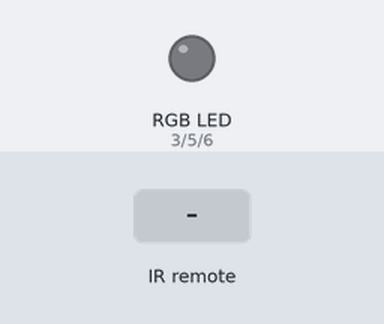
A program run on a simulated Arduino Uno, built with avr-gcc and run on an emulated ATmega328P. Parts: an RGB LED mixed from three pins (HIGH = lit). The test bench sets the inputs (shaded band). Dim RGB values are drawn brighter than linear.

Above: at 1.2 s.
1.3 s: infrared code 0xE0E0A659 received
At 2.7 s:
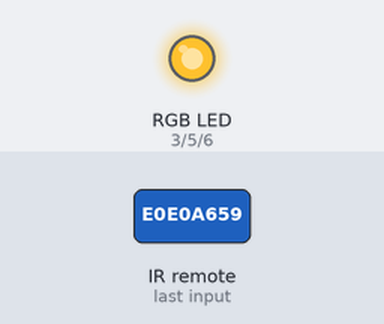
4.3 s: infrared code 0xE0E046B9 received
At 6.2 s:
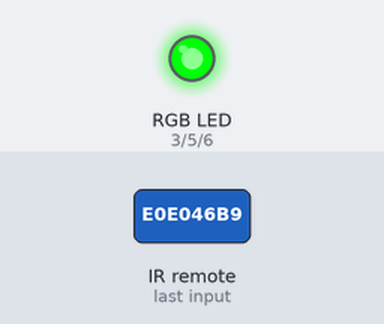
7.3 s: infrared code 0xE0E016E9 received
At 7.47 s:
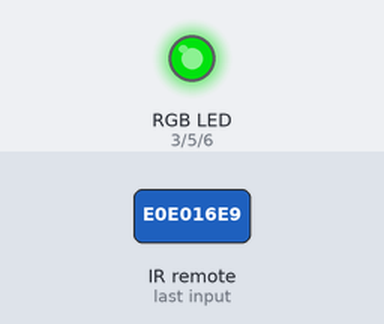
10.3 s: infrared code 0xE0E006F9 received
At 10.47 s:
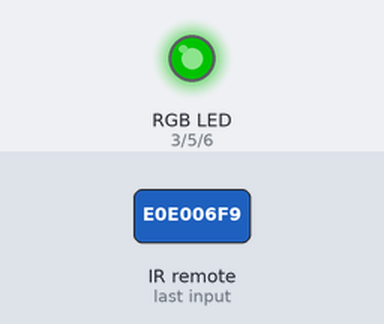
13.3 s: infrared code 0xE0E046B9 received
At 14.2 s:
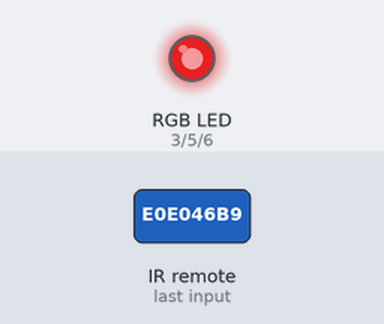
Timing chart, 0 to 16.3 s (numbered marks = the images above; inputs shaded):
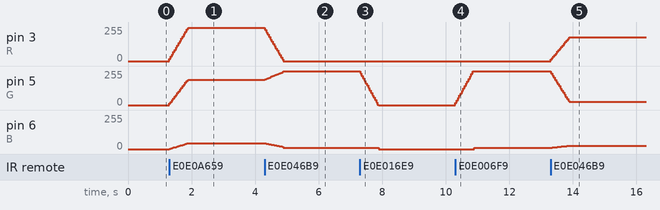

The program:

main.cpp
```cpp
#include <Arduino.h>
#include <IRremote.h>

// лево E0E0A659
// право E0E046B9
// вверх E0E006F9
// вниз E0E08679

class RGBLed
{
  public:
    // Пины
    int R;
    int G;
    int B;
    int W;

    bool _state;                  // Состояние вкыл-выкл
    int _color[3];                // Текущий цвет
    String _colorHEX = "#9c27b0"; // Текущий цвет в HEX
    int _bright;                  // Яркость
    int _brightMIN = 1;           // Яркость
    int _brightMAX = 5;           // Яркость

    // Анимация
    bool _animStat = 1;  //Включена ли анимация
    int _animFrame = 14; // Количество "кадров". Влияет на плавность
    int _animTime = 600; // Время анимации

    // Инициализация
    void init(int pinR, int pinG, int pinB, int pinW)
    {
        R = pinR;
        G = pinG;
        B = pinB;
        W = pinW;
        _state = 1;
        _bright = 5;
    };

    // Включение-выключение
    void swich()
    {
        if (!_state)
        {
            on();
        }
        else
        {
            off();
        }


    }

    void on()
    {
        _state = 1;
        setColor(_colorHEX);
    }

    void off()
    {
        _state = 0;
        setColor("#000000");
    }

    // Установка яркости
    void setBright(int bright)
    {
        _bright = bright;


        setColor(_colorHEX);
    }

    void upBright()
    {


        if (_bright + 1 >= _brightMAX)
        {
            _bright = _brightMAX;
            setBright(_brightMAX);
        }
        else
        {
            _bright = _bright + 1;
            setBright(_bright);
        }
    }

    void downBright()
    {
        if (_bright - 1 <= 1)
        {
            _bright = 1;
            setBright(1);
        }
        else
        {
            _bright = _bright - 1;
            setBright(_bright);
        }
    }

    // Преобразование цвета из HEX в RGB
    void HEXtoRGB(String colorHex)
    {
        if (colorHex != "#000000")
        {
            _colorHEX = colorHex;
        }
        long number = (long)strtol(&colorHex[1], NULL, 16);
        _color[0] = number >> 16;
        _color[1] = number >> 8 & 0xFF;
        _color[2] = number & 0xFF;

        // Установка цвета с учетом яркости;
        _color[0] = (_color[0] / _brightMAX) * _bright;
        _color[1] = (_color[1] / _brightMAX) * _bright;
        _color[2] = (_color[2] / _brightMAX) * _bright;
    }

    // Установка заданого цвета
    void setColor(String color)
    {

        if (_animStat)
        {
            int _rFROM = _color[0];
            int _gFROM = _color[1];
            int _bFROM = _color[2];

            HEXtoRGB(color);

            int _rTO = _color[0];
            int _gTO = _color[1];
            int _bTO = _color[2];

            int _rDELTA = _rFROM - _rTO;
            int _gDELTA = _gFROM - _gTO;
            int _bDELTA = _bFROM - _bTO;


            for (int i = 1; i <= _animFrame; i++)
            {
                analogWrite(R, _rFROM - round(round(_rDELTA / _animFrame) * i));
                analogWrite(G, _gFROM - round(round(_gDELTA / _animFrame) * i));
                analogWrite(B, _bFROM - round(round(_bDELTA / _animFrame) * i));
                delay(_animTime / _animFrame);
            }

            analogWrite(R, _color[0]);
            analogWrite(G, _color[1]);
            analogWrite(B, _color[2]);
        }
        else
        {
            HEXtoRGB(color);
            analogWrite(R, _color[0]);
            analogWrite(G, _color[1]);
            analogWrite(B, _color[2]);
            // digitalWrite(W, LOW);
        }
    }
};

class Colors
{

  public:
    int _index = 0;      // Текущий номер цвета
    int _colorsSize = 4; // Количество цветов
    boolean _loop = 1;

    // Список цветов
    String _colors[4] = {
        "#00ff0d",
        "#b71c1c",
        "#9c27b0",
        "#fbc02d",
    };

    String getColor()
    {
        return _colors[_index];
    }

    String nextColor()
    {
        if (_index + 1 >= _colorsSize)
        {
            if (_loop)
            {
                _index = 0;
            }
            else
            {
                _index = _colorsSize;
            }
            return getColor();
        }
        else
        {
            _index = _index + 1;
            return getColor();
        }
    }

    String prevColor()
    {
        if (_index <= 0)
        {
            if (_loop)
            {
                _index = _colorsSize - 1;
            }
            else
            {
                _index = 0;
            }
            return getColor();
        }
        else
        {
            _index = _index - 1;
            return getColor();
        }
    }
};

int R = 3;
int G = 5;
int B = 6;
int W = 10;
RGBLed rgb;

Colors ledcolors;

IRrecv irrecv(2);
decode_results results;

void setup()
{

    Serial.begin(9600);
    irrecv.enableIRIn();

    rgb.init(R, G, B, W);

    // rgb.setColor(ledcolors.getColor());
    // delay(2000);
    // rgb.setColor(colors[1]);
    // delay(2000);
    // rgb.setColor(colors[2]);
    // delay(2000);
    // rgb.setColor(colors[3]);
    // rgb.setBright(3);
    // delay(1000);
    // rgb.off();
    // delay(1000);
    // rgb.on();
}

void loop()
{
    if (irrecv.decode(&results))
    { // если данные пришли

        switch (results.value)
        {
        case 0xE0E0A659: // кнопка влево
            rgb.setColor(ledcolors.prevColor());
            break;
        case 0xE0E046B9: // кнока вправо
            rgb.setColor(ledcolors.nextColor());
            break;

        case 0xE0E006F9: // кнока вверх
            rgb.upBright();
            break;

        case 0xE0E08679: // кнока вниз
            rgb.downBright();
            break;
        case 0xE0E016E9:
            rgb.swich();
            break;
        };


        irrecv.resume();                    // принимаем следующую команду
    }
}
```

ledV2.cpp
```cpp
#include <Arduino.h>
#include <IRremote.h>

class RGBLed
{
  public:
    // Пины
    int R;
    int G;
    int B;
    int W;

    bool _state;                  // Состояние вкыл-выкл
    int _color[3];                // Текущий цвет
    String _colorHEX = "#9c27b0"; // Текущий цвет в HEX
    int _bright;                  // Яркость
    int _brightMIN = 1;           // Яркость
    int _brightMAX = 5;           // Яркость

    // Анимация
    bool _animStat = 1;  //Включена ли анимация
    int _animFrame = 14; // Количество "кадров". Влияет на плавность
    int _animTime = 600; // Время анимации

    bool _whiteState = 0; // Состояние белого цвета

    // Инициализация
    void init(int pinR, int pinG, int pinB, int pinW)
    {
        R = pinR;
        G = pinG;
        B = pinB;
        W = pinW;
        _state = 1;
        _bright = 5;
    };

    // Включение-выключение
    void swich()
    {
        if (!_state)
        {
            on();
        }
        else
        {
            off();
        }
    }

    void on()
    {
        _state = 1;
        setColor(_colorHEX);
    }

    void off()
    {
        _state = 0;
        setColor("#000000");
    }

    // Установка яркости
    void setBright(int bright)
    {
        _bright = bright;

        setColor(_colorHEX);
    }

    void upBright()
    {

        if (_bright + 1 >= _brightMAX)
        {
            _bright = _brightMAX;
            setBright(_brightMAX);
        }
        else
        {
            _bright = _bright + 1;
            setBright(_bright);
        }
    }

    void downBright()
    {
        if (_bright - 1 <= 1)
        {
            _bright = 1;
            setBright(1);
        }
        else
        {
            _bright = _bright - 1;
            setBright(_bright);
        }
    }

    // Преобразование цвета из HEX в RGB
    void HEXtoRGB(String colorHex)
    {
        if (colorHex != "#000000")
        {
            _colorHEX = colorHex;
        }
        long number = (long)strtol(&colorHex[1], NULL, 16);
        _color[0] = number >> 16;
        _color[1] = number >> 8 & 0xFF;
        _color[2] = number & 0xFF;

        // Установка цвета с учетом яркости;
        _color[0] = (_color[0] / _brightMAX) * _bright;
        _color[1] = (_color[1] / _brightMAX) * _bright;
        _color[2] = (_color[2] / _brightMAX) * _bright;
    }

    // Установка заданого цвета
    void setColor(String color)
    {

        if (_animStat)
        {
            int _rFROM = _color[0];
            int _gFROM = _color[1];
            int _bFROM = _color[2];

            HEXtoRGB(color);

            int _rTO = _color[0];
            int _gTO = _color[1];
            int _bTO = _color[2];

            int _rDELTA = _rFROM - _rTO;
            int _gDELTA = _gFROM - _gTO;
            int _bDELTA = _bFROM - _bTO;

            int _rCHANGE = round(_rDELTA / _animFrame);
            int _gCHANGE = round(_gDELTA / _animFrame);
            int _bCHANGE = round(_bDELTA / _animFrame);

            for (int i = 1; i <= _animFrame; i++)
            {
                analogWrite(R, _rFROM - (_rCHANGE * i));
                analogWrite(G, _gFROM - (_gCHANGE * i));
                analogWrite(B, _bFROM - (_bCHANGE * i));
                delay(_animTime / _animFrame);
            }

            analogWrite(R, _color[0]);
            analogWrite(G, _color[1]);
            analogWrite(B, _color[2]);
        }
        else
        {
            HEXtoRGB(color);
            analogWrite(R, _color[0]);
            analogWrite(G, _color[1]);
            analogWrite(B, _color[2]);
        }
    }

    void setWhite()
    {
        if (_whiteState)
        {
            analogWrite(W, 0);
            _whiteState = false;
        }
        else
        {
            analogWrite(W, 255);
            _whiteState = true;
        }
    }
};

class Colors
{

  public:
    int _index = 0;      // Текущий номер цвета
    int _colorsSize = 4; // Количество цветов
    boolean _loop = 1;

    // Список цветов
    String _colors[4] = {
        "#00ff0d",
        "#b71c1c",
        "#9c27b0",
        "#fbc02d",
    };

    String getColor()
    {
        return _colors[_index];
    }

    String nextColor()
    {
        if (_index + 1 >= _colorsSize)
        {
            if (_loop)
            {
                _index = 0;
            }
            else
            {
                _index = _colorsSize;
            }
            return getColor();
        }
        else
        {
            _index = _index + 1;
            return getColor();
        }
    }

    String prevColor()
    {
        if (_index <= 0)
        {
            if (_loop)
            {
                _index = _colorsSize - 1;
            }
            else
            {
                _index = 0;
            }
            return getColor();
        }
        else
        {
            _index = _index - 1;
            return getColor();
        }
    }
};


/** НАСТРОИКИ ПУЛЬТА**/
#define UP_btn 123;     // Вверх
#define DOWN_btn 123;   // Вниз
#define LEFT_btn 123;   // Влево
#define RIGHT_btn 123;  // Впраов
#define COLOR_SWICH_btn 123; // Вкыл-выкл ленты
#define WHITE_SWICH_btn 123; // Вкыл-выкл белого
/*******************/

/** НАСТРОЙКИ ЛЕНТЫ **/
int R = 9;
int G = 5;
int B = 6;
int W = 4;
RGBLed rgb;
/*****************/

Colors ledcolors;


/** ПУЛЬТ */
IRrecv irrecv(13);
decode_results results;
/*****************/


void setup()
{

    Serial.begin(9600);
    rgb.init(R, G, B, W);

    // rgb.setWhite();
    // delay(2000);
    // rgb.setWhite();
    //  delay(2000);
    // rgb.setWhite();
    // rgb.setColor(ledcolors.getColor());
    // delay(2000);
    // rgb.setColor(ledcolors.nextColor());
    // delay(2000);
    // rgb.setColor(ledcolors.nextColor());
    // delay(2000);
    // rgb.setColor(ledcolors.nextColor());
    // delay(1000);
    // rgb.setBright(3);
    // rgb.off();
    // delay(1000);
    // rgb.on();
}

void loop()
{

}
```

Measured:
- after the input at 1.3 s, pin 3 (R): moves from 0/255 to 250/255 over 0.59 s, starting at once; pin 5 (G): moves from 0/255 to 190/255 over 0.59 s, starting at once; pin 6 (B): moves from 0/255 to 45/255 over 0.59 s, starting at once
- after the input at 4.3 s, pin 3 (R): moves from 250/255 to 0/255 over 0.59 s, starting at once; pin 5 (G): moves from 190/255 to 255/255 over 0.59 s, starting at once; pin 6 (B): moves from 45/255 to 10/255 over 0.59 s, starting at once
- after the input at 7.3 s, pin 5 (G): moves from 255/255 to 0/255 over 0.59 s, starting at once; pin 6 (B): 10/255 → 0/255 after 0.59 s
- after the input at 10.3 s, pin 5 (G): moves from 0/255 to 255/255 over 0.59 s, starting at once; pin 6 (B): 0/255 → 10/255 after 0.59 s
- after the input at 13.3 s, pin 3 (R): moves from 0/255 to 180/255 over 0.59 s, starting at once; pin 5 (G): moves from 255/255 to 25/255 over 0.59 s, starting at once; pin 6 (B): moves from 10/255 to 25/255 over 0.59 s, starting at once
